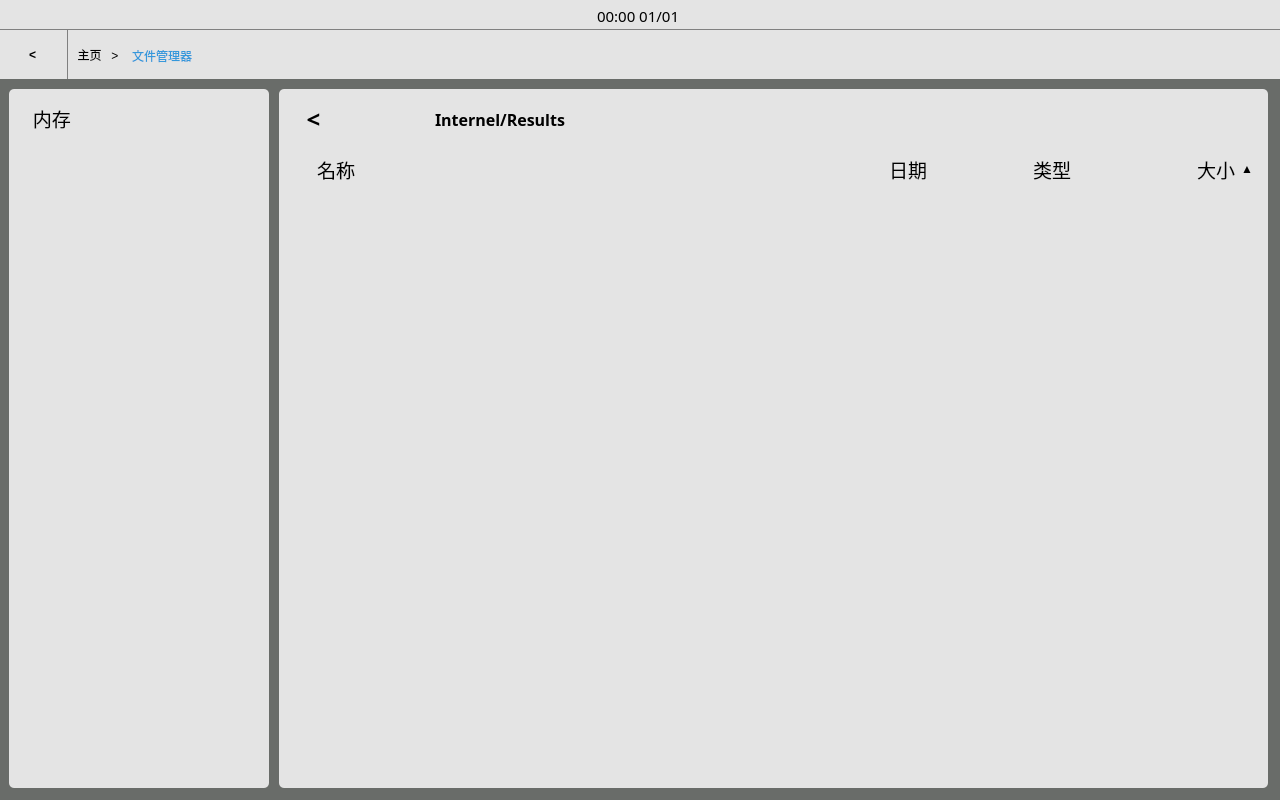
<?xml version="1.0" encoding="UTF-8"?>
<ui version="4.0">
 <class>FileManagerScreenUI</class>
 <widget class="QWidget" name="FileManagerScreenUI">
  <property name="geometry">
   <rect>
    <x>0</x>
    <y>0</y>
    <width>1280</width>
    <height>800</height>
   </rect>
  </property>
  <property name="minimumSize">
   <size>
    <width>1280</width>
    <height>800</height>
   </size>
  </property>
  <property name="maximumSize">
   <size>
    <width>1280</width>
    <height>800</height>
   </size>
  </property>
  <property name="styleSheet">
   <string notr="true"/>
  </property>
  <property name="FileManagerScreenUI" stdset="0">
   <string>Form</string>
  </property>
  <widget class="QWidget" name="verticalLayoutWidget">
   <property name="geometry">
    <rect>
     <x>-1</x>
     <y>-1</y>
     <width>1281</width>
     <height>801</height>
    </rect>
   </property>
   <layout class="QVBoxLayout" name="vbaseLayout" stretch="3,5,72">
    <property name="spacing">
     <number>0</number>
    </property>
    <item>
     <widget class="QFrame" name="base_statebar">
      <property name="styleSheet">
       <string notr="true">QFrame {
                                background-color: rgb(228, 228, 228)
                                }</string>
      </property>
      <property name="frameShape">
       <enum>QFrame::NoFrame</enum>
      </property>
      <property name="frameShadow">
       <enum>QFrame::Plain</enum>
      </property>
      <widget class="QWidget" name="horizontalLayoutWidget">
       <property name="geometry">
        <rect>
         <x>-1</x>
         <y>0</y>
         <width>1281</width>
         <height>33</height>
        </rect>
       </property>
       <layout class="QHBoxLayout" name="hstateLayout">
        <item>
         <widget class="QLabel" name="stateLabel_l">
          <property name="text">
           <string/>
          </property>
         </widget>
        </item>
        <item>
         <spacer name="hstatespace_l">
          <property name="orientation">
           <enum>Qt::Horizontal</enum>
          </property>
          <property name="sizeHint" stdset="0">
           <size>
            <width>40</width>
            <height>20</height>
           </size>
          </property>
         </spacer>
        </item>
        <item>
         <widget class="QLabel" name="stateLabel_datetime">
          <property name="font">
           <font>
            <family>微软雅黑</family>
            <pointsize>11</pointsize>
            <weight>50</weight>
            <bold>false</bold>
           </font>
          </property>
          <property name="text">
           <string>00:00 01/01</string>
          </property>
         </widget>
        </item>
        <item>
         <spacer name="hstatespace_r">
          <property name="orientation">
           <enum>Qt::Horizontal</enum>
          </property>
          <property name="sizeHint" stdset="0">
           <size>
            <width>40</width>
            <height>20</height>
           </size>
          </property>
         </spacer>
        </item>
        <item>
         <widget class="QLabel" name="stateLabel_r">
          <property name="text">
           <string/>
          </property>
         </widget>
        </item>
       </layout>
      </widget>
     </widget>
    </item>
    <item>
     <widget class="QFrame" name="base_navigationbar">
      <property name="styleSheet">
       <string notr="true">QFrame {
                                background-color: rgb(228, 228, 228);
                                border-top: 1px solid gray;
                                }</string>
      </property>
      <widget class="QWidget" name="horizontalLayoutWidget_2">
       <property name="geometry">
        <rect>
         <x>-1</x>
         <y>0</y>
         <width>1281</width>
         <height>52</height>
        </rect>
       </property>
       <layout class="QHBoxLayout" name="hnavigationLayout" stretch="0,121">
        <item>
         <widget class="QPushButton" name="naviBackBtn">
          <property name="minimumSize">
           <size>
            <width>70</width>
            <height>50</height>
           </size>
          </property>
          <property name="styleSheet">
           <string notr="true">QPushButton {
                                                border: none;
                                                background-color: rgb(228, 228, 228);
                                                color: black;
                                                padding: 5px;
                                                font: 18pt &quot;宋体&quot;;
                                                font-weight: bold;
                                                border-right:1px solid gray
                                                }</string>
          </property>
          <property name="text">
           <string>&lt;</string>
          </property>
         </widget>
        </item>
        <item>
         <widget class="QWidget" name="widget" native="true">
          <widget class="QWidget" name="horizontalLayoutWidget_3">
           <property name="geometry">
            <rect>
             <x>-1</x>
             <y>0</y>
             <width>1211</width>
             <height>52</height>
            </rect>
           </property>
           <layout class="QHBoxLayout" name="horizontalLayout">
            <item>
             <widget class="QPushButton" name="naviBtn_l">
              <property name="minimumSize">
               <size>
                <width>50</width>
                <height>50</height>
               </size>
              </property>
              <property name="sizeIncrement">
               <size>
                <width>0</width>
                <height>0</height>
               </size>
              </property>
              <property name="styleSheet">
               <string notr="true">QPushButton {
	font: 14pt &quot;微软雅黑&quot;;
	border: none;
	background-color: rgb(228, 228,228);
}
                                                            </string>
              </property>
              <property name="text">
               <string>主页   &gt;</string>
              </property>
             </widget>
            </item>
            <item>
             <widget class="QLabel" name="naviDirectoryBtn">
              <property name="styleSheet">
               <string notr="true">QLabel {
 font: 14pt &quot;微软雅黑&quot;;
 color: rgb(52, 152, 219);
}</string>
              </property>
              <property name="text">
               <string>文件管理器</string>
              </property>
             </widget>
            </item>
            <item>
             <spacer name="hNavilSpacer">
              <property name="orientation">
               <enum>Qt::Horizontal</enum>
              </property>
              <property name="sizeHint" stdset="0">
               <size>
                <width>40</width>
                <height>20</height>
               </size>
              </property>
             </spacer>
            </item>
            <item>
             <widget class="QPushButton" name="naviHelpBtn">
              <property name="minimumSize">
               <size>
                <width>50</width>
                <height>50</height>
               </size>
              </property>
              <property name="baseSize">
               <size>
                <width>40</width>
                <height>40</height>
               </size>
              </property>
              <property name="styleSheet">
               <string notr="true">QPushButton {
                                                                border: none;
                                                                background-color: rgb(228, 228,
                                                                228);
                                                                color: black;
                                                                padding: 5px;
                                                                }</string>
              </property>
              <property name="text">
               <string/>
              </property>
              <property name="icon">
               <iconset>
                <normalon>:/navigation/help/base_assets/help.png</normalon>
               </iconset>
              </property>
              <property name="iconSize">
               <size>
                <width>40</width>
                <height>40</height>
               </size>
              </property>
             </widget>
            </item>
            <item>
             <widget class="QPushButton" name="naviSettingBtn">
              <property name="minimumSize">
               <size>
                <width>50</width>
                <height>50</height>
               </size>
              </property>
              <property name="styleSheet">
               <string notr="true">QPushButton {
                                                                border: none;
                                                                background-color: rgb(228, 228,
                                                                228);
                                                                color: black;
                                                                padding: 5px;
                                                                }</string>
              </property>
              <property name="text">
               <string/>
              </property>
              <property name="icon">
               <iconset>
                <normalon>:/navigation/setting/base_assets/setting.png</normalon>
               </iconset>
              </property>
              <property name="iconSize">
               <size>
                <width>40</width>
                <height>40</height>
               </size>
              </property>
             </widget>
            </item>
            <item>
             <widget class="QPushButton" name="naviHamburgerBtn">
              <property name="minimumSize">
               <size>
                <width>50</width>
                <height>50</height>
               </size>
              </property>
              <property name="styleSheet">
               <string notr="true">QPushButton {
                                                                border: none;
                                                                background-color: rgb(228, 228,
                                                                228);
                                                                color: black;
                                                                padding: 5px;
                                                                }</string>
              </property>
              <property name="text">
               <string/>
              </property>
              <property name="icon">
               <iconset>
                <normalon>:/navigation/hamburger/base_assets/hamburger.png</normalon>
               </iconset>
              </property>
              <property name="iconSize">
               <size>
                <width>40</width>
                <height>40</height>
               </size>
              </property>
             </widget>
            </item>
            <item>
             <spacer name="hNavilMarginSpacer">
              <property name="orientation">
               <enum>Qt::Horizontal</enum>
              </property>
              <property name="sizeType">
               <enum>QSizePolicy::Fixed</enum>
              </property>
              <property name="sizeHint" stdset="0">
               <size>
                <width>20</width>
                <height>20</height>
               </size>
              </property>
             </spacer>
            </item>
           </layout>
          </widget>
         </widget>
        </item>
       </layout>
      </widget>
     </widget>
    </item>
    <item>
     <widget class="QWidget" name="base_workspace" native="true">
      <property name="styleSheet">
       <string notr="true">/* background-color: rgb(122, 132, 131); */
                                background-color: rgb(105, 108, 105);</string>
      </property>
      <widget class="QWidget" name="filemanager_memeryArea" native="true">
       <property name="geometry">
        <rect>
         <x>10</x>
         <y>10</y>
         <width>260</width>
         <height>699</height>
        </rect>
       </property>
       <property name="styleSheet">
        <string notr="true">QWidget {
	background-color: rgb(228, 228, 228);
	border-radius: 5px;
}</string>
       </property>
       <widget class="QWidget" name="verticalLayoutWidget_2">
        <property name="geometry">
         <rect>
          <x>-1</x>
          <y>4</y>
          <width>262</width>
          <height>691</height>
         </rect>
        </property>
        <layout class="QVBoxLayout" name="verticalLayout">
         <item>
          <widget class="QPushButton" name="memeryButton">
           <property name="minimumSize">
            <size>
             <width>260</width>
             <height>50</height>
            </size>
           </property>
           <property name="font">
            <font>
             <family>微软雅黑</family>
             <pointsize>14</pointsize>
            </font>
           </property>
           <property name="styleSheet">
            <string notr="true">QPushButton {
    text-align: left;
    padding-left: 20px; /* 可选：添加一些左边距，让文字不紧贴按钮边缘 */
}
</string>
           </property>
           <property name="text">
            <string> 内存</string>
           </property>
           <property name="icon">
            <iconset resource="../../assets/assets.qrc">
             <normaloff>:/filemanager_assets/filemanager_assets/icon_filemanager_navi_50.png</normaloff>:/filemanager_assets/filemanager_assets/icon_filemanager_navi_50.png</iconset>
           </property>
           <property name="iconSize">
            <size>
             <width>35</width>
             <height>35</height>
            </size>
           </property>
          </widget>
         </item>
         <item>
          <spacer name="memeryVSpacer">
           <property name="orientation">
            <enum>Qt::Vertical</enum>
           </property>
           <property name="sizeHint" stdset="0">
            <size>
             <width>20</width>
             <height>40</height>
            </size>
           </property>
          </spacer>
         </item>
        </layout>
       </widget>
      </widget>
      <widget class="QWidget" name="workspaceWidget" native="true">
       <property name="geometry">
        <rect>
         <x>280</x>
         <y>10</y>
         <width>989</width>
         <height>699</height>
        </rect>
       </property>
       <property name="styleSheet">
        <string notr="true">QWidget {
	background-color: rgb(228, 228, 228);
	border-radius: 5px;
}</string>
       </property>
       <widget class="QWidget" name="verticalLayoutWidget_3">
        <property name="geometry">
         <rect>
          <x>-1</x>
          <y>4</y>
          <width>991</width>
          <height>691</height>
         </rect>
        </property>
        <layout class="QVBoxLayout" name="workspaceVLayout">
         <property name="spacing">
          <number>0</number>
         </property>
         <item>
          <widget class="QWidget" name="workspaceAddressBarWidget" native="true">
           <property name="minimumSize">
            <size>
             <width>0</width>
             <height>50</height>
            </size>
           </property>
           <property name="maximumSize">
            <size>
             <width>16777215</width>
             <height>50</height>
            </size>
           </property>
           <widget class="QWidget" name="horizontalLayoutWidget_4">
            <property name="geometry">
             <rect>
              <x>-1</x>
              <y>0</y>
              <width>991</width>
              <height>52</height>
             </rect>
            </property>
            <layout class="QHBoxLayout" name="workspaceAddressBarHLayout" stretch="3,3,31,3">
             <item>
              <widget class="QPushButton" name="backButton">
               <property name="minimumSize">
                <size>
                 <width>0</width>
                 <height>50</height>
                </size>
               </property>
               <property name="maximumSize">
                <size>
                 <width>16777215</width>
                 <height>50</height>
                </size>
               </property>
               <property name="font">
                <font>
                 <family>宋体</family>
                 <pointsize>18</pointsize>
                 <weight>75</weight>
                 <italic>false</italic>
                 <bold>true</bold>
                </font>
               </property>
               <property name="styleSheet">
                <string notr="true">QPushButton {
                                                border: none;
                                                background-color: rgb(228, 228, 228);
                                                color: black;
                                                padding: 5px;
                                                font: 18pt &quot;宋体&quot;;
                                                font-weight: bold;
                                                }</string>
               </property>
               <property name="text">
                <string>&lt;</string>
               </property>
              </widget>
             </item>
             <item>
              <widget class="QPushButton" name="folder">
               <property name="minimumSize">
                <size>
                 <width>0</width>
                 <height>50</height>
                </size>
               </property>
               <property name="maximumSize">
                <size>
                 <width>16777215</width>
                 <height>50</height>
                </size>
               </property>
               <property name="text">
                <string/>
               </property>
               <property name="icon">
                <iconset>
                 <normalon>:/filemanager_assets/filemanager_assets/icon_filemanager_folder_50.png</normalon>
                </iconset>
               </property>
               <property name="iconSize">
                <size>
                 <width>20</width>
                 <height>20</height>
                </size>
               </property>
              </widget>
             </item>
             <item>
              <widget class="QLabel" name="addressShowLabel">
               <property name="minimumSize">
                <size>
                 <width>0</width>
                 <height>50</height>
                </size>
               </property>
               <property name="maximumSize">
                <size>
                 <width>16777215</width>
                 <height>50</height>
                </size>
               </property>
               <property name="font">
                <font>
                 <family>微软雅黑</family>
                 <pointsize>12</pointsize>
                 <weight>75</weight>
                 <bold>true</bold>
                </font>
               </property>
               <property name="styleSheet">
                <string notr="true">QLabel {
	font-weight: bold;
}</string>
               </property>
               <property name="text">
                <string>Internel/Results</string>
               </property>
              </widget>
             </item>
             <item>
              <widget class="QPushButton" name="checkallRadioButton">
               <property name="minimumSize">
                <size>
                 <width>0</width>
                 <height>50</height>
                </size>
               </property>
               <property name="maximumSize">
                <size>
                 <width>16777215</width>
                 <height>50</height>
                </size>
               </property>
               <property name="text">
                <string/>
               </property>
               <property name="icon">
                <iconset>
                 <normalon>:/filemanager_assets/filemanager_assets/icon_filemanager_uncheckall_50.png</normalon>
                </iconset>
               </property>
               <property name="iconSize">
                <size>
                 <width>20</width>
                 <height>20</height>
                </size>
               </property>
              </widget>
             </item>
            </layout>
           </widget>
          </widget>
         </item>
         <item>
          <widget class="QWidget" name="workspaceTitlebar" native="true">
           <property name="minimumSize">
            <size>
             <width>0</width>
             <height>50</height>
            </size>
           </property>
           <property name="maximumSize">
            <size>
             <width>16777215</width>
             <height>50</height>
            </size>
           </property>
           <property name="styleSheet">
            <string notr="true"/>
           </property>
           <widget class="QWidget" name="horizontalLayoutWidget_5">
            <property name="geometry">
             <rect>
              <x>-1</x>
              <y>0</y>
              <width>991</width>
              <height>52</height>
             </rect>
            </property>
            <layout class="QHBoxLayout" name="workspaceTitlebarHLayout">
             <item>
              <spacer name="workspaceTitlebarHSpacer5">
               <property name="orientation">
                <enum>Qt::Horizontal</enum>
               </property>
               <property name="sizeType">
                <enum>QSizePolicy::Fixed</enum>
               </property>
               <property name="sizeHint" stdset="0">
                <size>
                 <width>40</width>
                 <height>20</height>
                </size>
               </property>
              </spacer>
             </item>
             <item>
              <widget class="QPushButton" name="workspaceTitlebarNameButton">
               <property name="minimumSize">
                <size>
                 <width>0</width>
                 <height>50</height>
                </size>
               </property>
               <property name="maximumSize">
                <size>
                 <width>16777215</width>
                 <height>50</height>
                </size>
               </property>
               <property name="font">
                <font>
                 <family>微软雅黑</family>
                 <pointsize>14</pointsize>
                </font>
               </property>
               <property name="text">
                <string>名称</string>
               </property>
              </widget>
             </item>
             <item>
              <spacer name="workspaceTitlebarHSpacer1">
               <property name="orientation">
                <enum>Qt::Horizontal</enum>
               </property>
               <property name="sizeHint" stdset="0">
                <size>
                 <width>40</width>
                 <height>20</height>
                </size>
               </property>
              </spacer>
             </item>
             <item>
              <widget class="QPushButton" name="workspaceTitlebarDateButton">
               <property name="minimumSize">
                <size>
                 <width>0</width>
                 <height>50</height>
                </size>
               </property>
               <property name="maximumSize">
                <size>
                 <width>16777215</width>
                 <height>50</height>
                </size>
               </property>
               <property name="font">
                <font>
                 <family>微软雅黑</family>
                 <pointsize>14</pointsize>
                </font>
               </property>
               <property name="text">
                <string>日期</string>
               </property>
              </widget>
             </item>
             <item>
              <spacer name="workspaceTitlebarHSpacer2">
               <property name="orientation">
                <enum>Qt::Horizontal</enum>
               </property>
               <property name="sizeType">
                <enum>QSizePolicy::Fixed</enum>
               </property>
               <property name="sizeHint" stdset="0">
                <size>
                 <width>100</width>
                 <height>20</height>
                </size>
               </property>
              </spacer>
             </item>
             <item>
              <widget class="QPushButton" name="workspaceTitlebarTypeButton">
               <property name="minimumSize">
                <size>
                 <width>0</width>
                 <height>50</height>
                </size>
               </property>
               <property name="maximumSize">
                <size>
                 <width>16777215</width>
                 <height>50</height>
                </size>
               </property>
               <property name="font">
                <font>
                 <family>微软雅黑</family>
                 <pointsize>14</pointsize>
                </font>
               </property>
               <property name="text">
                <string>类型</string>
               </property>
              </widget>
             </item>
             <item>
              <spacer name="workspaceTitlebarHSpacer3">
               <property name="orientation">
                <enum>Qt::Horizontal</enum>
               </property>
               <property name="sizeType">
                <enum>QSizePolicy::Fixed</enum>
               </property>
               <property name="sizeHint" stdset="0">
                <size>
                 <width>120</width>
                 <height>20</height>
                </size>
               </property>
              </spacer>
             </item>
             <item>
              <widget class="QPushButton" name="workspaceTitlebarSizeButton">
               <property name="minimumSize">
                <size>
                 <width>0</width>
                 <height>50</height>
                </size>
               </property>
               <property name="maximumSize">
                <size>
                 <width>16777215</width>
                 <height>50</height>
                </size>
               </property>
               <property name="font">
                <font>
                 <family>微软雅黑</family>
                 <pointsize>14</pointsize>
                </font>
               </property>
               <property name="text">
                <string>大小</string>
               </property>
              </widget>
             </item>
             <item>
              <widget class="QLabel" name="workspaceTitlebarSortButton">
               <property name="text">
                <string>▲</string>
               </property>
              </widget>
             </item>
             <item>
              <spacer name="workspaceTitlebarHSpacer4">
               <property name="orientation">
                <enum>Qt::Horizontal</enum>
               </property>
               <property name="sizeType">
                <enum>QSizePolicy::Fixed</enum>
               </property>
               <property name="sizeHint" stdset="0">
                <size>
                 <width>15</width>
                 <height>20</height>
                </size>
               </property>
              </spacer>
             </item>
            </layout>
           </widget>
          </widget>
         </item>
         <item>
          <widget class="QScrollArea" name="workspaceScrollArea">
           <property name="widgetResizable">
            <bool>true</bool>
           </property>
           <widget class="QWidget" name="scrollAreaWidgetContents">
            <property name="geometry">
             <rect>
              <x>0</x>
              <y>0</y>
              <width>989</width>
              <height>589</height>
             </rect>
            </property>
           </widget>
          </widget>
         </item>
        </layout>
       </widget>
      </widget>
     </widget>
    </item>
   </layout>
   <zorder>base_navigationbar</zorder>
   <zorder>base_workspace</zorder>
   <zorder>base_statebar</zorder>
  </widget>
 </widget>
 <resources>
  <include location="../../assets/assets.qrc"/>
 </resources>
 <connections/>
</ui>
